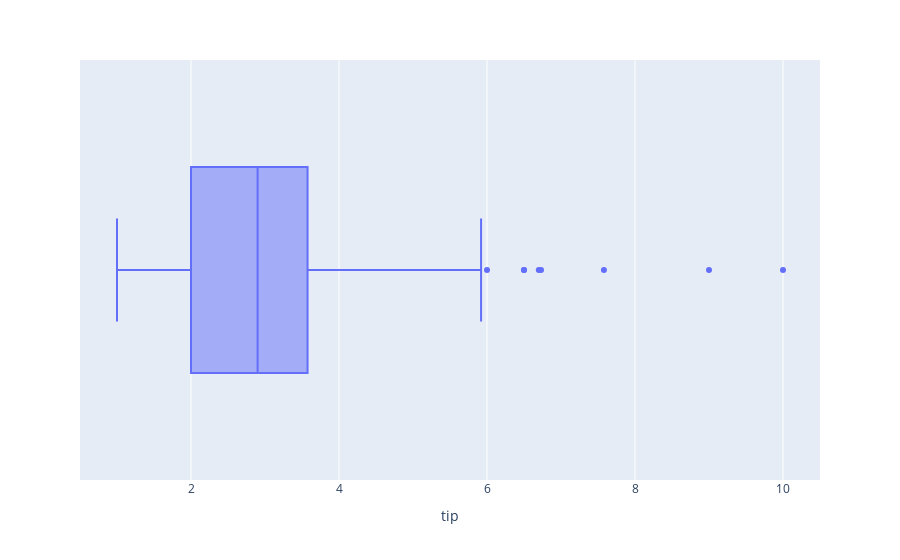

The code cell stored with this chart in its notebook:
### Code cell
px.box(
    data_frame=tips,
    x='tip'
)

### Figure 1 — Plotly figure (JSON) as saved in the notebook; plotly's stock layout.template omitted (floating-point values rounded to 4 significant figures; data arrays with more than 128 entries replaced by an {"elided": "..."} marker saying what was removed)
{"data": [{"alignmentgroup": "True", "hovertemplate": "tip=%{x}<extra></extra>", "legendgroup": "", "marker": {"color": "#636efa"}, "name": "", "notched": false, "offsetgroup": "", "orientation": "h", "showlegend": false, "type": "box", "x": {"elided": "244 float values"}, "x0": " ", "xaxis": "x", "y0": " ", "yaxis": "y"}], "layout": {"boxmode": "group", "legend": {"tracegroupgap": 0}, "margin": {"t": 60}, "xaxis": {"anchor": "y", "domain": [0, 1], "title": {"text": "tip"}}, "yaxis": {"anchor": "x", "domain": [0, 1]}}}
